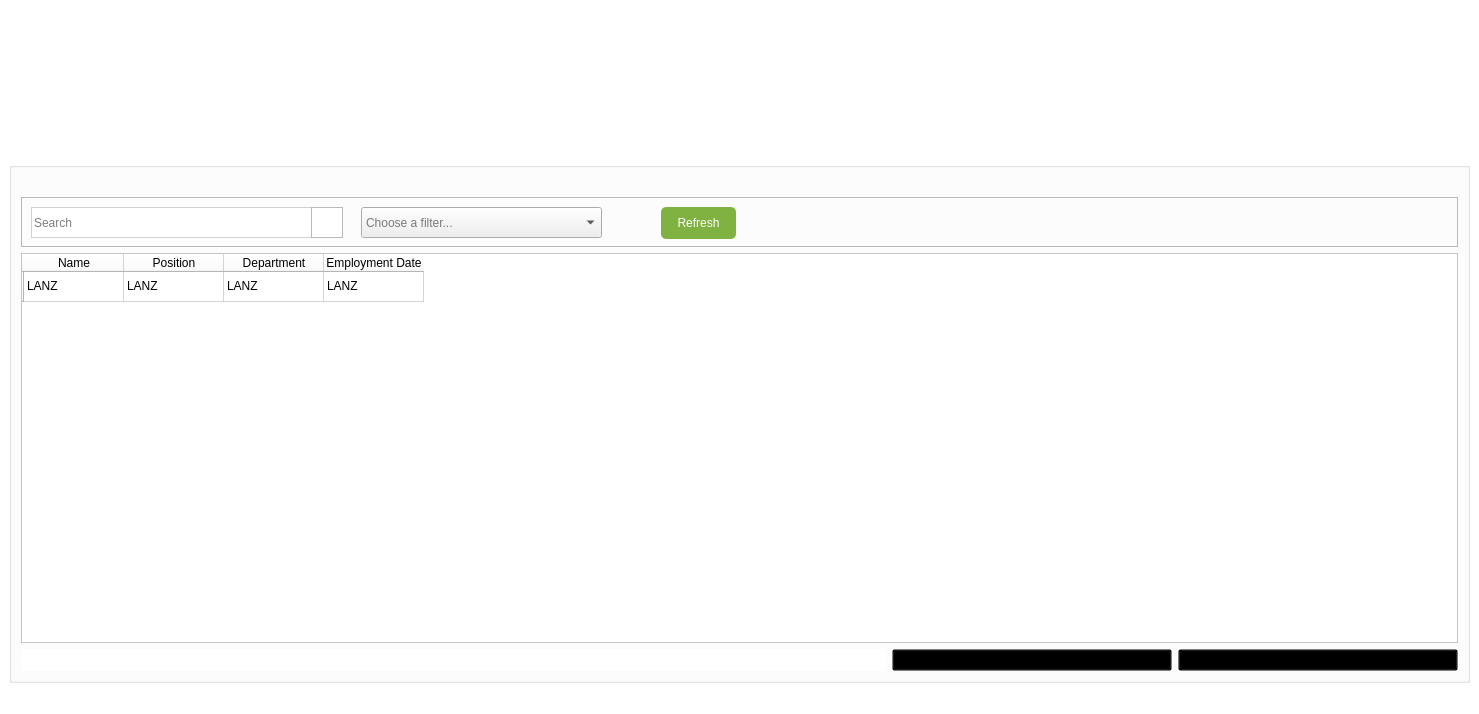
<?xml version="1.0" encoding="UTF-8"?>
<ui version="4.0">
 <class>MainWindow</class>
 <widget class="QMainWindow" name="MainWindow">
  <property name="geometry">
   <rect>
    <x>0</x>
    <y>0</y>
    <width>1479</width>
    <height>714</height>
   </rect>
  </property>
  <property name="windowTitle">
   <string>Dashboard</string>
  </property>
  <property name="styleSheet">
   <string notr="true">background-color: white;
color: black;</string>
  </property>
  <widget class="QWidget" name="centralwidget">
   <layout class="QGridLayout" name="gridLayout_3">
    <item row="0" column="0">
     <widget class="QGroupBox" name="groupBox">
      <property name="minimumSize">
       <size>
        <width>0</width>
        <height>100</height>
       </size>
      </property>
      <property name="styleSheet">
       <string notr="true">border: none;</string>
      </property>
      <property name="title">
       <string/>
      </property>
      <layout class="QGridLayout" name="gridLayout_4">
       <item row="0" column="2">
        <layout class="QVBoxLayout" name="verticalLayout">
         <item>
          <widget class="QGroupBox" name="groupBox_7">
           <property name="maximumSize">
            <size>
             <width>10000</width>
             <height>20</height>
            </size>
           </property>
           <property name="title">
            <string/>
           </property>
          </widget>
         </item>
         <item>
          <widget class="QLabel" name="label_3">
           <property name="maximumSize">
            <size>
             <width>16777215</width>
             <height>35</height>
            </size>
           </property>
           <property name="styleSheet">
            <string notr="true">background-color: rgba(0, 0, 0, 0);</string>
           </property>
           <property name="text">
            <string/>
           </property>
           <property name="pixmap">
            <pixmap resource="images/resources.qrc">:/images/title2_header1.png</pixmap>
           </property>
           <property name="scaledContents">
            <bool>false</bool>
           </property>
          </widget>
         </item>
         <item>
          <widget class="QLabel" name="label_4">
           <property name="maximumSize">
            <size>
             <width>16777215</width>
             <height>35</height>
            </size>
           </property>
           <property name="text">
            <string/>
           </property>
           <property name="pixmap">
            <pixmap resource="images/resources.qrc">:/images/title2_header2.png</pixmap>
           </property>
          </widget>
         </item>
         <item>
          <widget class="QGroupBox" name="groupBox_6">
           <property name="maximumSize">
            <size>
             <width>10000</width>
             <height>20</height>
            </size>
           </property>
           <property name="title">
            <string/>
           </property>
          </widget>
         </item>
        </layout>
       </item>
       <item row="0" column="4">
        <widget class="QGroupBox" name="groupBox_4">
         <property name="maximumSize">
          <size>
           <width>50</width>
           <height>35</height>
          </size>
         </property>
         <property name="title">
          <string/>
         </property>
        </widget>
       </item>
       <item row="0" column="3">
        <widget class="QPushButton" name="pushButton_2">
         <property name="maximumSize">
          <size>
           <width>100</width>
           <height>35</height>
          </size>
         </property>
         <property name="cursor">
          <cursorShape>PointingHandCursor</cursorShape>
         </property>
         <property name="styleSheet">
          <string notr="true">background-color: rgba(0, 0, 0, 0);
border:none;</string>
         </property>
         <property name="text">
          <string/>
         </property>
         <property name="icon">
          <iconset resource="images/resources.qrc">
           <normaloff>:/images/button_logout.png</normaloff>:/images/button_logout.png</iconset>
         </property>
         <property name="iconSize">
          <size>
           <width>500</width>
           <height>500</height>
          </size>
         </property>
        </widget>
       </item>
       <item row="0" column="0">
        <widget class="QLabel" name="label">
         <property name="minimumSize">
          <size>
           <width>100</width>
           <height>100</height>
          </size>
         </property>
         <property name="maximumSize">
          <size>
           <width>100</width>
           <height>100</height>
          </size>
         </property>
         <property name="styleSheet">
          <string notr="true">background-color: rgba(0, 0, 0, 0);</string>
         </property>
         <property name="text">
          <string/>
         </property>
         <property name="pixmap">
          <pixmap resource="images/resources.qrc">:/images/logo_silliman.png</pixmap>
         </property>
         <property name="scaledContents">
          <bool>true</bool>
         </property>
        </widget>
       </item>
       <item row="0" column="1">
        <widget class="QGroupBox" name="groupBox_5">
         <property name="maximumSize">
          <size>
           <width>10</width>
           <height>100</height>
          </size>
         </property>
         <property name="title">
          <string/>
         </property>
        </widget>
       </item>
      </layout>
     </widget>
    </item>
    <item row="2" column="0">
     <widget class="QGroupBox" name="groupBox_2">
      <property name="styleSheet">
       <string notr="true"/>
      </property>
      <property name="title">
       <string/>
      </property>
      <layout class="QGridLayout" name="gridLayout_2">
       <item row="1" column="0">
        <layout class="QGridLayout" name="gridLayout">
         <item row="3" column="0">
          <layout class="QHBoxLayout" name="horizontalLayout">
           <item>
            <widget class="QGroupBox" name="groupBox_3">
             <property name="maximumSize">
              <size>
               <width>16777215</width>
               <height>25</height>
              </size>
             </property>
             <property name="styleSheet">
              <string notr="true">border:none;</string>
             </property>
             <property name="title">
              <string/>
             </property>
            </widget>
           </item>
           <item>
            <widget class="QPushButton" name="pushButton_4">
             <property name="maximumSize">
              <size>
               <width>280</width>
               <height>35</height>
              </size>
             </property>
             <property name="cursor">
              <cursorShape>PointingHandCursor</cursorShape>
             </property>
             <property name="styleSheet">
              <string notr="true">background-color: rgba(0, 0, 0, 0);</string>
             </property>
             <property name="text">
              <string/>
             </property>
             <property name="icon">
              <iconset resource="images/resources.qrc">
               <normaloff>:/images/button_add-new-record.png</normaloff>:/images/button_add-new-record.png</iconset>
             </property>
             <property name="iconSize">
              <size>
               <width>500</width>
               <height>500</height>
              </size>
             </property>
            </widget>
           </item>
           <item>
            <widget class="QPushButton" name="pushButton_3">
             <property name="maximumSize">
              <size>
               <width>280</width>
               <height>35</height>
              </size>
             </property>
             <property name="cursor">
              <cursorShape>PointingHandCursor</cursorShape>
             </property>
             <property name="styleSheet">
              <string notr="true">background-color: rgba(0, 0, 0, 0);</string>
             </property>
             <property name="text">
              <string/>
             </property>
             <property name="icon">
              <iconset resource="images/resources.qrc">
               <normaloff>:/images/button_archived-records.png</normaloff>:/images/button_archived-records.png</iconset>
             </property>
             <property name="iconSize">
              <size>
               <width>500</width>
               <height>500</height>
              </size>
             </property>
            </widget>
           </item>
          </layout>
         </item>
         <item row="2" column="0">
          <widget class="QTableWidget" name="tableWidget">
           <property name="styleSheet">
            <string notr="true"/>
           </property>
           <row>
            <property name="text">
             <string/>
            </property>
           </row>
           <column>
            <property name="text">
             <string>Name</string>
            </property>
           </column>
           <column>
            <property name="text">
             <string>Position</string>
            </property>
           </column>
           <column>
            <property name="text">
             <string>Department</string>
            </property>
           </column>
           <column>
            <property name="text">
             <string>Employment Date</string>
            </property>
           </column>
           <item row="0" column="0">
            <property name="text">
             <string>LANZ</string>
            </property>
           </item>
           <item row="0" column="1">
            <property name="text">
             <string>LANZ</string>
            </property>
           </item>
           <item row="0" column="2">
            <property name="text">
             <string>LANZ</string>
            </property>
           </item>
           <item row="0" column="3">
            <property name="text">
             <string>LANZ</string>
            </property>
           </item>
          </widget>
         </item>
         <item row="0" column="0">
          <widget class="QLabel" name="label_5">
           <property name="styleSheet">
            <string notr="true">background-color: rgba(0, 0, 0, 0);</string>
           </property>
           <property name="text">
            <string/>
           </property>
           <property name="pixmap">
            <pixmap resource="images/resources.qrc">:/images/title2_header3.png</pixmap>
           </property>
          </widget>
         </item>
         <item row="1" column="0">
          <widget class="QFrame" name="frame">
           <property name="minimumSize">
            <size>
             <width>0</width>
             <height>50</height>
            </size>
           </property>
           <property name="maximumSize">
            <size>
             <width>16777215</width>
             <height>100</height>
            </size>
           </property>
           <property name="styleSheet">
            <string notr="true">background-color: none;</string>
           </property>
           <property name="frameShape">
            <enum>QFrame::StyledPanel</enum>
           </property>
           <property name="frameShadow">
            <enum>QFrame::Raised</enum>
           </property>
           <widget class="QLineEdit" name="lineEdit">
            <property name="geometry">
             <rect>
              <x>10</x>
              <y>10</y>
              <width>281</width>
              <height>31</height>
             </rect>
            </property>
            <property name="styleSheet">
             <string notr="true">border: 1px solid rgb(209, 209, 209);
color: black;
background-color: white;</string>
            </property>
            <property name="placeholderText">
             <string>Search</string>
            </property>
           </widget>
           <widget class="QComboBox" name="comboBox">
            <property name="geometry">
             <rect>
              <x>340</x>
              <y>10</y>
              <width>241</width>
              <height>31</height>
             </rect>
            </property>
            <property name="palette">
             <palette>
              <active>
               <colorrole role="WindowText">
                <brush brushstyle="SolidPattern">
                 <color alpha="255">
                  <red>0</red>
                  <green>0</green>
                  <blue>0</blue>
                 </color>
                </brush>
               </colorrole>
               <colorrole role="Text">
                <brush brushstyle="SolidPattern">
                 <color alpha="255">
                  <red>0</red>
                  <green>0</green>
                  <blue>0</blue>
                 </color>
                </brush>
               </colorrole>
               <colorrole role="ButtonText">
                <brush brushstyle="SolidPattern">
                 <color alpha="255">
                  <red>0</red>
                  <green>0</green>
                  <blue>0</blue>
                 </color>
                </brush>
               </colorrole>
               <colorrole role="PlaceholderText">
                <brush brushstyle="SolidPattern">
                 <color alpha="128">
                  <red>0</red>
                  <green>0</green>
                  <blue>0</blue>
                 </color>
                </brush>
               </colorrole>
              </active>
              <inactive>
               <colorrole role="WindowText">
                <brush brushstyle="SolidPattern">
                 <color alpha="255">
                  <red>0</red>
                  <green>0</green>
                  <blue>0</blue>
                 </color>
                </brush>
               </colorrole>
               <colorrole role="Text">
                <brush brushstyle="SolidPattern">
                 <color alpha="255">
                  <red>0</red>
                  <green>0</green>
                  <blue>0</blue>
                 </color>
                </brush>
               </colorrole>
               <colorrole role="ButtonText">
                <brush brushstyle="SolidPattern">
                 <color alpha="255">
                  <red>0</red>
                  <green>0</green>
                  <blue>0</blue>
                 </color>
                </brush>
               </colorrole>
               <colorrole role="PlaceholderText">
                <brush brushstyle="SolidPattern">
                 <color alpha="128">
                  <red>0</red>
                  <green>0</green>
                  <blue>0</blue>
                 </color>
                </brush>
               </colorrole>
              </inactive>
              <disabled>
               <colorrole role="WindowText">
                <brush brushstyle="SolidPattern">
                 <color alpha="255">
                  <red>0</red>
                  <green>0</green>
                  <blue>0</blue>
                 </color>
                </brush>
               </colorrole>
               <colorrole role="Text">
                <brush brushstyle="SolidPattern">
                 <color alpha="255">
                  <red>0</red>
                  <green>0</green>
                  <blue>0</blue>
                 </color>
                </brush>
               </colorrole>
               <colorrole role="ButtonText">
                <brush brushstyle="SolidPattern">
                 <color alpha="255">
                  <red>0</red>
                  <green>0</green>
                  <blue>0</blue>
                 </color>
                </brush>
               </colorrole>
               <colorrole role="PlaceholderText">
                <brush brushstyle="SolidPattern">
                 <color alpha="128">
                  <red>0</red>
                  <green>0</green>
                  <blue>0</blue>
                 </color>
                </brush>
               </colorrole>
              </disabled>
             </palette>
            </property>
            <property name="cursor">
             <cursorShape>PointingHandCursor</cursorShape>
            </property>
            <property name="styleSheet">
             <string notr="true"/>
            </property>
            <property name="placeholderText">
             <string>Choose a filter...</string>
            </property>
            <item>
             <property name="text">
              <string>ID</string>
             </property>
            </item>
            <item>
             <property name="text">
              <string>Name</string>
             </property>
            </item>
            <item>
             <property name="text">
              <string>Employment Date</string>
             </property>
            </item>
           </widget>
           <widget class="QPushButton" name="pushButton_5">
            <property name="geometry">
             <rect>
              <x>290</x>
              <y>10</y>
              <width>32</width>
              <height>31</height>
             </rect>
            </property>
            <property name="font">
             <font>
              <pointsize>-1</pointsize>
              <bold>true</bold>
             </font>
            </property>
            <property name="cursor">
             <cursorShape>PointingHandCursor</cursorShape>
            </property>
            <property name="styleSheet">
             <string notr="true">background-color: white;
color: black;
font-weight: bolder;
font-size: 12px;
border: 1px solid rgb(185, 185, 185);</string>
            </property>
            <property name="text">
             <string/>
            </property>
            <property name="icon">
             <iconset resource="images/resources.qrc">
              <normaloff>:/images/search-icon.png</normaloff>:/images/search-icon.png</iconset>
            </property>
           </widget>
           <widget class="QPushButton" name="refresh_button">
            <property name="geometry">
             <rect>
              <x>640</x>
              <y>10</y>
              <width>75</width>
              <height>32</height>
             </rect>
            </property>
            <property name="cursor">
             <cursorShape>PointingHandCursor</cursorShape>
            </property>
            <property name="styleSheet">
             <string notr="true">border-radius: 5px;
background-color: rgb(128, 178, 65);
color: rgb(255, 255, 255);
font: 800 10pt &quot;Segoe UI&quot;;
padding:5px;</string>
            </property>
            <property name="text">
             <string>Refresh</string>
            </property>
           </widget>
          </widget>
         </item>
        </layout>
       </item>
      </layout>
     </widget>
    </item>
    <item row="1" column="0">
     <widget class="QGroupBox" name="groupBox_8">
      <property name="maximumSize">
       <size>
        <width>10000</width>
        <height>20</height>
       </size>
      </property>
      <property name="styleSheet">
       <string notr="true">border:none;</string>
      </property>
      <property name="title">
       <string/>
      </property>
     </widget>
    </item>
   </layout>
  </widget>
  <widget class="QStatusBar" name="statusbar"/>
 </widget>
 <resources>
  <include location="images/resources.qrc"/>
 </resources>
 <connections/>
</ui>
